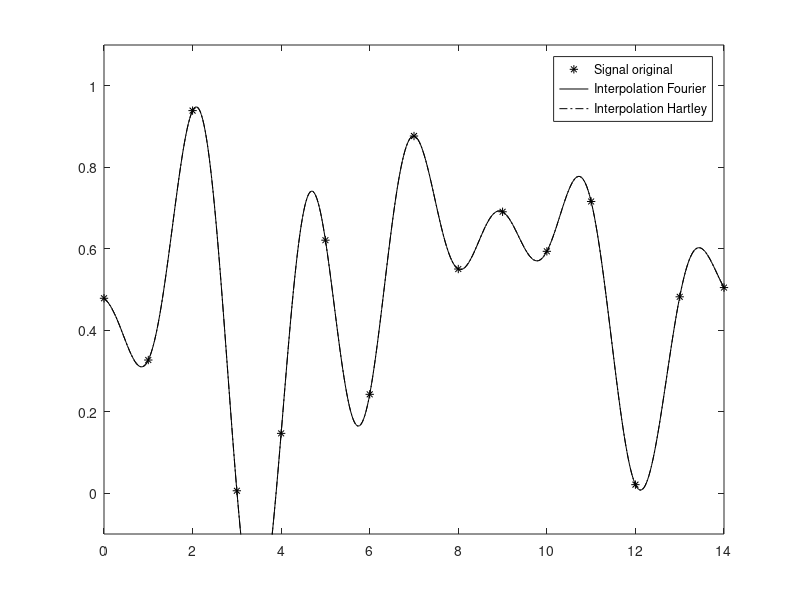

This figure's MATLAB source:
n = 15;
nn = (n+1)/2;
p = 512;

f = rand(n,1);

ff = fft(f);
ff = [ff(1:nn); zeros(p-n,1); ff(n-nn+2:n)];
ff = real(ifft(ff))*(p/n);

hh = fht(f);
hh = [hh(1:nn); zeros(p-n,1); hh(n-nn+2:n)];
hh = fht(hh)*(1/n);


h = 1/p;
% xx = (0:h:1-h)*(n-1);
xx = (0:(p-1))*(n/p);
x = 0:n-1;

plot(x,f,'k*', xx,ff,'k', xx,hh,'k-.');
axis([0,n-1,-0.1,1.1]);
legend('Signal original', 'Interpolation Fourier', 'Interpolation Hartley');

% on obtient la meme interpolation
norm(ff-hh)

% saveas(gcf, '../interpolation-hartley', 'eps');
% saveas(gcf, '../interpolation-hartley', 'png');
